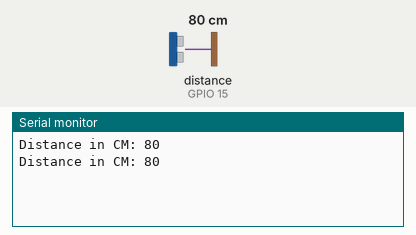
The sketch below on a simulated ESP32. Shown: the last lines printed to the serial monitor. Inputs (shaded band) come from the test bench; at power-on: distance to the obstacle (sensor on GPIO 15) 80 cm. The echo pulse lasts 58.3 µs per cm.

Above: at 1.8 s.
1.9 s: distance to the obstacle (sensor on GPIO 15) set to 2 cm
At 2.8 s:
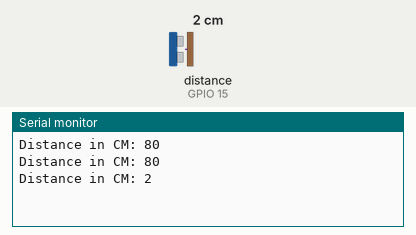
3.4 s: distance to the obstacle (sensor on GPIO 15) set to 4 cm
At 4.4 s:
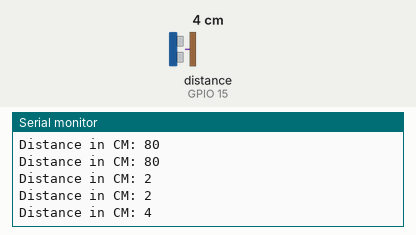
Timing chart, 0 to 6.4 s (numbered marks = the images above; inputs shaded):
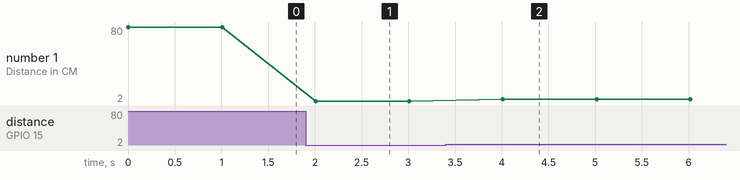

Measured:
- after the input at 1.9 s, the serial monitor: prints a new line after 0.11 s (image 1)
- after the input at 3.4 s, the serial monitor: prints a new line after 0.61 s (image 2)
- plotted number 1: 80 → 2 after the input at 1.9 s, 2 → 4 after the input at 3.4 s

The sketch:

UltrasonicSimple.ino
```cpp
// (licence header left out)
#include <Arduino.h>
#include <Ultrasonic.h>
#include <Wire.h>

/*
 * Pass as a parameter the trigger and echo pin, respectively,
 * or only the signal pin (for sensors 3 pins), like:
 * Ultrasonic ultrasonic(13);
 */
Ultrasonic ultrasonic(14, 15);
int distance;

void setup() {
  Serial.begin(115200);
}

void loop() {
  // Pass INC as a parameter to get the distance in inches
  distance = ultrasonic.read();

  Serial.print("Distance in CM: ");
  Serial.println(distance);
  delay(1000);
}
```
